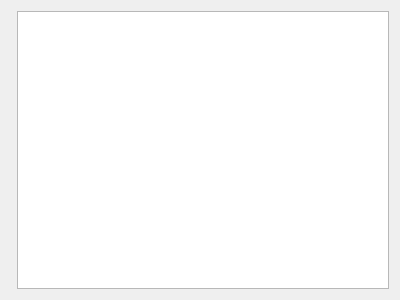
<?xml version="1.0" encoding="UTF-8"?>
<ui version="4.0">
 <class>wifimgmtform</class>
 <widget class="QWidget" name="wifimgmtform">
  <property name="geometry">
   <rect>
    <x>0</x>
    <y>0</y>
    <width>400</width>
    <height>300</height>
   </rect>
  </property>
  <property name="windowTitle">
   <string>Form</string>
  </property>
  <layout class="QFormLayout" name="formLayout">
   <item row="0" column="1">
    <widget class="QListView" name="listView"/>
   </item>
  </layout>
 </widget>
 <resources/>
 <connections/>
</ui>
